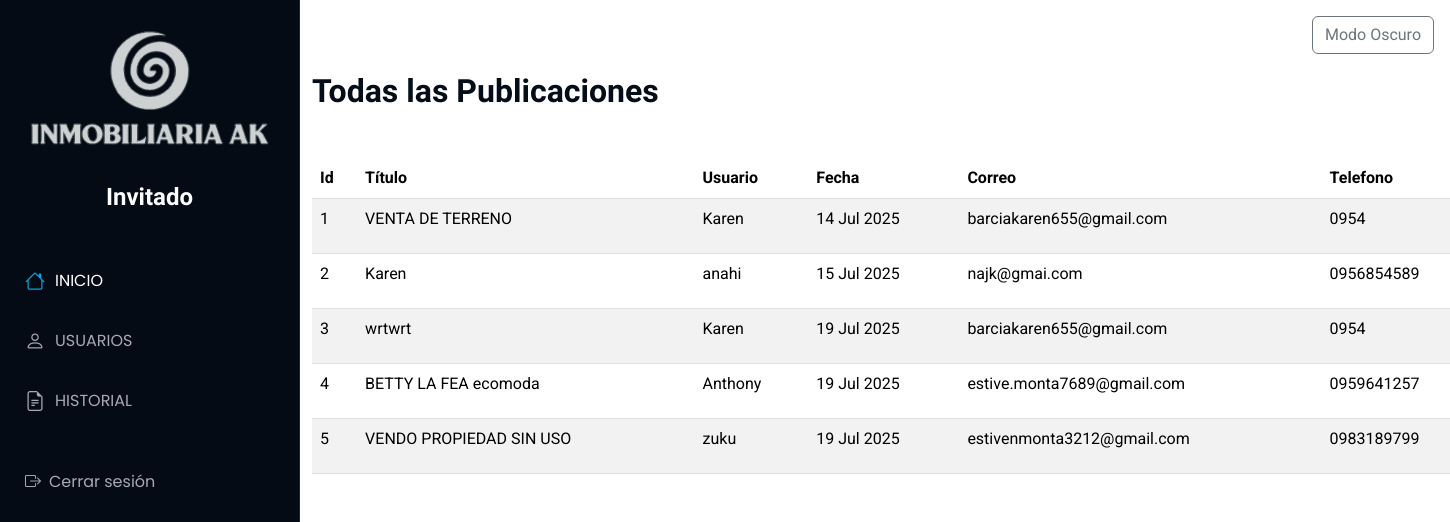
The app's page /Administrador/admiin (signed in) with its own data.
### Aplicaciones/Publicaciones/models.py (models this page shows)
class Propiedad(models.Model):
    id_propiedad = models.AutoField(primary_key=True)
    titulo = models.CharField(max_length=200)
    imagen = models.FileField(upload_to='propiedades/')
    descripcion = models.TextField()
    precio = models.DecimalField(max_digits=12, decimal_places=2)
    ubicacion=models.CharField(max_length=200,null=True,blank=True)
    usuario = models.ForeignKey(Usuario, on_delete=models.CASCADE)
    latitud = models.DecimalField(max_digits=9, decimal_places=7)
    longitud = models.DecimalField(max_digits=10, decimal_places=7)
    estado = models.CharField(max_length=50)
    fecha_publicacion = models.DateTimeField(auto_now_add=True)
    fecha_actualizacion = models.DateTimeField(auto_now=True,null=True,blank=True)

### Aplicaciones/Usuario/models.py (models this page shows)
class Usuario(models.Model):
    usuario = models.CharField(max_length=150, unique=True)
    contrasena = models.CharField(max_length=128)
    correo = models.EmailField(unique=True,null=True, blank=True)
    telefono = models.CharField(null=True, blank=True)
    fecha_registro = models.DateTimeField(auto_now_add=True,null=True, blank=True)
    telegram_id = models.CharField(max_length=50, null=True, blank=True)

### Aplicaciones/Administrador/views.py (the view)
# urls.py: path('admiin', views.admiin, name='admiin'),
def admiin(request):
    if 'admin_id' not in request.session:
        return redirect('iniciosesion')
    propiedades = Propiedad.objects.select_related('usuario').all()
    return render(request, 'admiin.html', {'propiedades': propiedades})

### Aplicaciones/Administrador/templates/admiin.html (shortened to what this page needs)
{% extends 'admin.html' %}
{% load static %}
{% block body %}
<main class="container mt-4"><br><br>
    <h2 class="mb-4"><b>Todas las Publicaciones</b></h2><br>
    <table class="table table-striped" id="admipubli">
      <thead>
        <tr>
          <th>Id</th>
          <th>Título</th>
          <th>Usuario</th>
          <th>Fecha</th>
          <th>Correo</th>
          <th>Telefono</th>
        </tr>
      </thead>
      <tbody>
        {% for propiedad in propiedades %}
        <tr>
          <td>{{ forloop.counter }}</td>
          <td>{{ propiedad.titulo }}</td>
          <td>{{ propiedad.usuario.usuario }}</td>
          <td>{{ propiedad.fecha_publicacion|date:"d M Y" }}</td>
          <td>{{ propiedad.usuario.correo }}</td>
          <td>{{ propiedad.usuario.telefono }}</td>
        </tr>
        {% endfor %}
      </tbody>
    </table>
</main>
{% endblock %}

### tiendamue/static/plantilla/Port/assets/css/main.css (style rules this page uses)
:root { --default-font: "Roboto", system-ui, -apple-system, "Segoe UI", Roboto, "Helvetica Neue", Arial, "Noto Sans", "Liberation Sans", sans-serif, "Apple Color Emoji", "Segoe UI Emoji", "Segoe UI Symbol", "Noto Color Emoji"; --heading-font: "Raleway", sans-serif; --nav-font: "Poppins", sans-serif; }
:root { --background-color: #ffffff; --default-color: #272829; --heading-color: #050d18; --accent-color: #149ddd; --surface-color: #ffffff; --contrast-color: #ffffff; }
:root { --nav-color: #a8a9b4; --nav-hover-color: #ffffff; --nav-mobile-background-color: #040b14; --nav-dropdown-background-color: #040b14; --nav-dropdown-color: #a8a9b4; --nav-dropdown-hover-color: #ffffff; }
:root { scroll-behavior: smooth; }
body { color: var(--default-color); background-color: var(--background-color); font-family: var(--default-font); }
h1, h2, h3, h4, h5, h6 { color: var(--heading-color); font-family: var(--heading-font); }
@media (min-width: 1200px) { .header~main, .header~#footer { margin-left: 300px; } }

### records on screen
Propiedad: titulo "VENTA DE TERRENO", usuario.usuario "Karen", fecha_publicacion "14 Jul 2025", usuario.correo "barciakaren655@gmail.com", usuario.telefono "0954"
Propiedad: titulo "Karen", usuario.usuario "anahi", fecha_publicacion "15 Jul 2025", usuario.correo "najk@gmai.com", usuario.telefono "0956854589"
Propiedad: titulo "wrtwrt", usuario.usuario "Karen", fecha_publicacion "19 Jul 2025", usuario.correo "barciakaren655@gmail.com", usuario.telefono "0954"
Propiedad: titulo "BETTY LA FEA ecomoda", usuario.usuario "Anthony", fecha_publicacion "19 Jul 2025", usuario.correo "estive.monta7689@gmail.com", usuario.telefono "0959641257"
Propiedad: titulo "VENDO PROPIEDAD SIN USO", usuario.usuario "zuku", fecha_publicacion "19 Jul 2025", usuario.correo "estivenmonta3212@gmail.com", usuario.telefono "0983189799"
